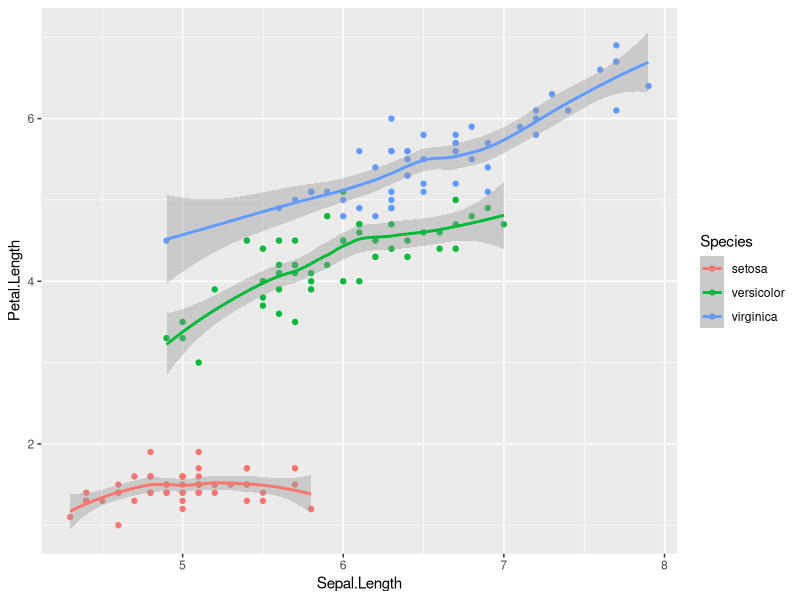

Reproduce this figure in R.
## ---- chunk 1
head(iris[,1:2])
## ---- chunk 2
library (ggplot2)
ggplot(iris,aes(x=Sepal.Length,y=Petal.Length,color=Species))+geom_point()+ geom_smooth (method=loess)

